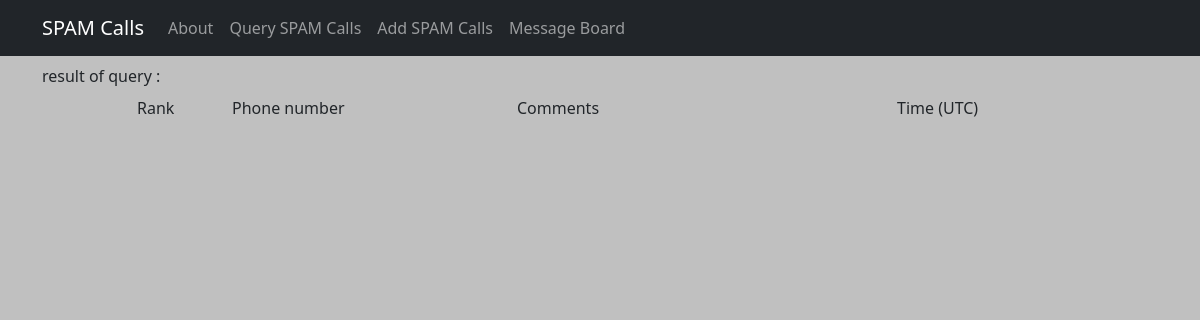
The page /rank_up/55 on the database as committed earlier.
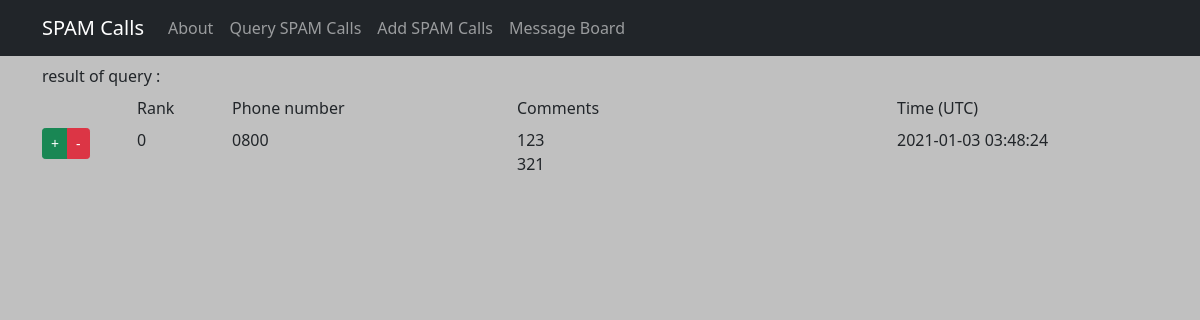
The same page on the database as committed later.
### tables this page shows
CREATE TABLE calls (
            id INTEGER PRIMARY KEY AUTOINCREMENT,
            phone TEXT NOT NULL,
            comments TEXT NOT NULL,
            time TIMESTAMP DEFAULT CURRENT_TIMESTAMP,
            rank INTEGER DEFAULT 0
        );

### routes.py (the view)
@app.route("/rank_up/<int:id>", methods=["GET"])
def rank_up(id):
    sql = {"update": "update calls set rank = rank + 1 where id = ?",
           "read": "select * from calls where id = ?"}
    with sqlite3.connect(database) as con:
        con.row_factory = sqlite3.Row
        cur = con.cursor()
        cur.execute(sql["update"], (id,))
        con.commit()
        cur.execute(sql["read"], (id,))
        data = cur.fetchall()
    return render_template("result.html", data=data, action='query')

### templates/result.html (shortened to what this page needs)
{% extends "template.html" %}
{% block main %}
<div class="container">
    <label class="form-label">result of {{action}} : {{msg}}</label>
    <div class="row mb-2">
        {% if msg != "No record" %}
        {% if action == 'query'%}
        <div class="col-1"></div>
        <div class="col-1">Rank</div>
        {% endif %}
        <div class="col-3">Phone number</div>
        <div class="col-4">Comments</div>
        {% if action == 'query'%}
        <div class="col-3">Time (UTC)</div>
        {% endif %}
        {% endif %}
    </div>
    {% if action == 'query'%}
    {% for rec in data %}
    <div class="row mb-2">
        <div class="col-1">
            <div class="btn-group" role="group" aria-label="...">
                <a href="{{url_for('rank_up', id=rec[0]) }}" name="rank_up" class="btn btn-sm btn-success">+</a>
                <a href="{{url_for('rank_down', id=rec[0]) }}" name="rank_down" class="btn btn-sm btn-danger">-</a>
            </div>
        </div>
        <div class="col-1">{{ rec["rank"] }}</div>
        <div class="col-3">{{ rec["phone"] }}</div>
        <div class="col-4">{{ rec["comments"].replace("\n","<br>")|safe }}</div>
        <div class="col-3">{{ rec["time"] }}</div>
    </div>
    {% endfor %}
    {% endif %}
</div>
{% endblock %}

Rows that differ between the two databases and show on the page:
added calls: rank "0", phone "0800", comments.replace "123 321", time "2021-01-03 03:48:24"
